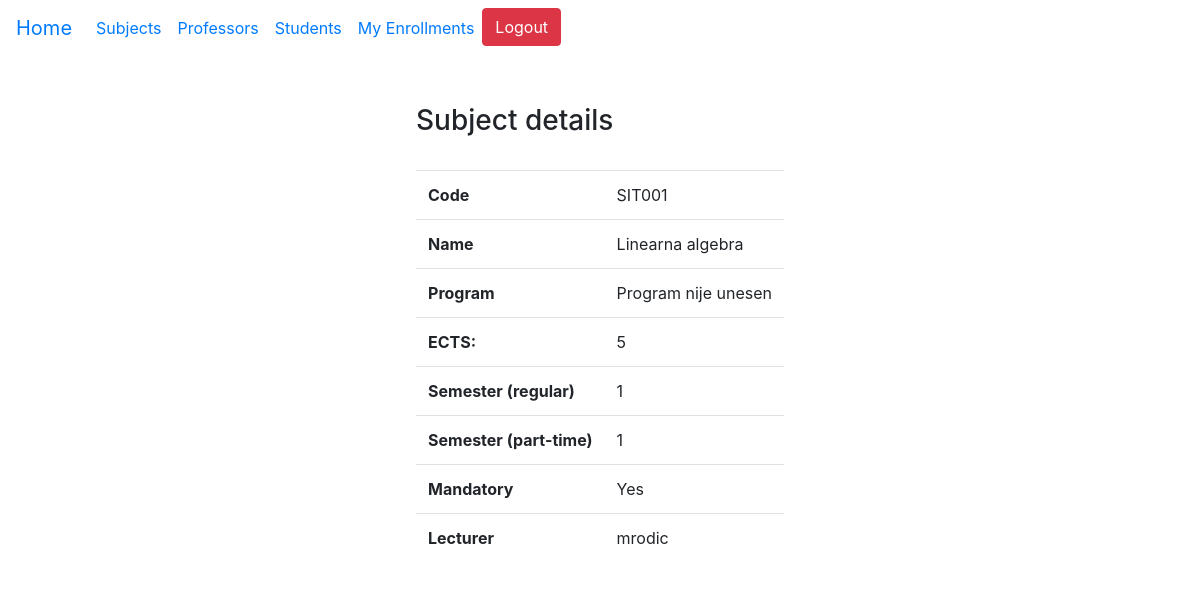
Page /subjects/details/1 (signed in) on the committed database.
### base/models.py (models this page shows, shortened)
class Subject(models.Model):
    name = models.CharField(max_length=50, null=True, blank=True)
    code = models.CharField(max_length=10, null=True, blank=True)
    program = models.CharField(max_length=50, null=True, blank=True)
    ects = models.PositiveSmallIntegerField(null=True, blank=True)
    semester_regular = models.PositiveSmallIntegerField(null=True, blank=True)
    semester_part_time = models.PositiveSmallIntegerField(null=True, blank=True)
    MANDATORY = (('Yes', 'Yes'), ('No', 'No'))
    mandatory = models.CharField(max_length=50, choices=MANDATORY, null=True, blank=True)
    lecturer = models.ForeignKey(User, on_delete=models.PROTECT, null=True, blank=True)

class User(AbstractUser):
    STATUSES = (('None', 'None'), ('Regular', 'Regular'), ('Part time', 'Part time'))
    status = models.CharField(max_length=50, choices=STATUSES, null=True, blank=True)
    role = models.ForeignKey(Role, on_delete=models.PROTECT, null=True, blank=True)

### base/views.py (the view)
# urls.py: path('subjects/details/<int:id>', views.get_subject, name='subject_details'),
@login_required(login_url="/login/")
def get_subject(request, id):
    subject = Subject.objects.get(pk=id)
    return render(request, "subject_details.html", {"subject":subject})

### base/templates/subject_details.html
{% extends 'base.html' %}
{% block subject_details %}
<h3> Subject details</h3>
<br>
<table class="table">
    <tr>
        <th> Code </th>
        <td> {{subject.code}} </td>
    </tr>
    <tr>
        <th> Name </th>
        <td> {{subject.name}} </td>
    </tr>
    <tr>
        <th> Program </th>
        <td> {{subject.program}} </td>
    </tr>
    <tr>
        <th> ECTS: </th>
        <td> {{subject.ects}} </td>
    </tr>
    <tr>
        <th> Semester (regular) </th>
        <td> {{subject.semester_regular}} </td>
    </tr>
    <tr>
        <th> Semester (part-time) </th>
        <td> {{subject.semester_part_time}} </td>
    </tr>
    <tr>
        <th> Mandatory </th>
        <td> {{subject.mandatory}} </td>
    </tr>
    <tr>
        <th> Lecturer </th>
        <td> {{subject.lecturer}} </td>
    </tr>
</table>
{% endblock %}

### rows in the picture
Subject: code "SIT001", name "Linearna algebra", program "Program nije unesen", ects "5", semester_regular "1", semester_part_time "1", mandatory "Yes", lecturer "mrodic"
